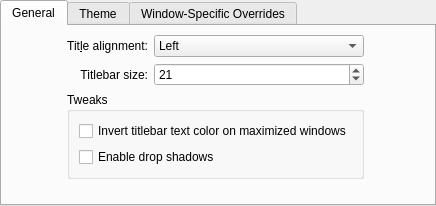
<?xml version="1.0" encoding="UTF-8"?>
<ui version="4.0">
 <class>SMODConfigurationUI</class>
 <widget class="QWidget" name="SMODConfigurationUI">
  <property name="geometry">
   <rect>
    <x>0</x>
    <y>0</y>
    <width>436</width>
    <height>206</height>
   </rect>
  </property>
  <layout class="QVBoxLayout" name="verticalLayout">
   <property name="leftMargin">
    <number>0</number>
   </property>
   <property name="topMargin">
    <number>0</number>
   </property>
   <property name="rightMargin">
    <number>0</number>
   </property>
   <property name="bottomMargin">
    <number>0</number>
   </property>
   <item>
    <widget class="QTabWidget" name="tabWidget">
     <property name="currentIndex">
      <number>0</number>
     </property>
     <widget class="QWidget" name="tab">
      <attribute name="title">
       <string>General</string>
      </attribute>
      <layout class="QGridLayout" name="gridLayout_4">
       <item row="7" column="1" colspan="3">
        <layout class="QHBoxLayout" name="horizontalLayout">
         <item>
          <widget class="QWidget" name="hideWidget" native="true">
           <property name="minimumSize">
            <size>
             <width>20</width>
             <height>0</height>
            </size>
           </property>
          </widget>
         </item>
        </layout>
       </item>
       <item row="0" column="3">
        <spacer name="horizontalSpacer">
         <property name="orientation">
          <enum>Qt::Orientation::Horizontal</enum>
         </property>
         <property name="sizeHint" stdset="0">
          <size>
           <width>40</width>
           <height>20</height>
          </size>
         </property>
        </spacer>
       </item>
       <item row="2" column="1">
        <widget class="QLabel" name="label_7">
         <property name="sizePolicy">
          <sizepolicy hsizetype="Preferred" vsizetype="Preferred">
           <horstretch>0</horstretch>
           <verstretch>0</verstretch>
          </sizepolicy>
         </property>
         <property name="text">
          <string>Titlebar size:</string>
         </property>
         <property name="alignment">
          <set>Qt::AlignmentFlag::AlignRight|Qt::AlignmentFlag::AlignTrailing|Qt::AlignmentFlag::AlignVCenter</set>
         </property>
        </widget>
       </item>
       <item row="3" column="1" colspan="2">
        <widget class="QGroupBox" name="groupBox">
         <property name="title">
          <string>Tweaks</string>
         </property>
         <layout class="QVBoxLayout" name="verticalLayout_2">
          <item>
           <widget class="QCheckBox" name="invertTextColor">
            <property name="text">
             <string>Invert titlebar text color on maximized windows</string>
            </property>
           </widget>
          </item>
          <item>
           <widget class="QCheckBox" name="enableShadow">
            <property name="text">
             <string>Enable drop shadows</string>
            </property>
           </widget>
          </item>
         </layout>
        </widget>
       </item>
       <item row="2" column="2">
        <widget class="QSpinBox" name="titlebarSize">
         <property name="minimum">
          <number>17</number>
         </property>
         <property name="maximum">
          <number>100</number>
         </property>
         <property name="value">
          <number>21</number>
         </property>
        </widget>
       </item>
       <item row="4" column="1">
        <spacer name="verticalSpacer">
         <property name="orientation">
          <enum>Qt::Orientation::Vertical</enum>
         </property>
         <property name="sizeHint" stdset="0">
          <size>
           <width>20</width>
           <height>40</height>
          </size>
         </property>
        </spacer>
       </item>
       <item row="0" column="1">
        <widget class="QLabel" name="label_3">
         <property name="sizePolicy">
          <sizepolicy hsizetype="Preferred" vsizetype="Preferred">
           <horstretch>0</horstretch>
           <verstretch>0</verstretch>
          </sizepolicy>
         </property>
         <property name="text">
          <string>Tit&amp;le alignment:</string>
         </property>
         <property name="alignment">
          <set>Qt::AlignmentFlag::AlignRight|Qt::AlignmentFlag::AlignTrailing|Qt::AlignmentFlag::AlignVCenter</set>
         </property>
         <property name="buddy">
          <cstring>titleAlignment</cstring>
         </property>
        </widget>
       </item>
       <item row="0" column="2">
        <widget class="QComboBox" name="titleAlignment">
         <property name="sizePolicy">
          <sizepolicy hsizetype="Expanding" vsizetype="Fixed">
           <horstretch>0</horstretch>
           <verstretch>0</verstretch>
          </sizepolicy>
         </property>
         <item>
          <property name="text">
           <string>Left</string>
          </property>
         </item>
         <item>
          <property name="text">
           <string>Center</string>
          </property>
         </item>
         <item>
          <property name="text">
           <string>Right</string>
          </property>
         </item>
         <item>
          <property name="text">
           <string>Center (Full Width)</string>
          </property>
         </item>
        </widget>
       </item>
       <item row="0" column="0">
        <spacer name="horizontalSpacer_2">
         <property name="orientation">
          <enum>Qt::Orientation::Horizontal</enum>
         </property>
         <property name="sizeHint" stdset="0">
          <size>
           <width>40</width>
           <height>20</height>
          </size>
         </property>
        </spacer>
       </item>
      </layout>
     </widget>
     <widget class="QWidget" name="tab_2">
      <attribute name="title">
       <string>Theme</string>
      </attribute>
      <layout class="QGridLayout" name="gridLayout">
       <item row="0" column="0">
        <widget class="QListView" name="themeList"/>
       </item>
      </layout>
     </widget>
     <widget class="QWidget" name="tab_3">
      <attribute name="title">
       <string>Window-Specific Overrides</string>
      </attribute>
      <layout class="QVBoxLayout" name="verticalLayout_3">
       <item>
        <widget class="SMOD::ExceptionListWidget" name="exceptions" native="true">
         <property name="sizePolicy">
          <sizepolicy hsizetype="Preferred" vsizetype="Expanding">
           <horstretch>0</horstretch>
           <verstretch>0</verstretch>
          </sizepolicy>
         </property>
        </widget>
       </item>
      </layout>
     </widget>
    </widget>
   </item>
  </layout>
 </widget>
 <customwidgets>
  <customwidget>
   <class>SMOD::ExceptionListWidget</class>
   <extends>QWidget</extends>
   <header>config/smodexceptionlistwidget.h</header>
   <container>1</container>
  </customwidget>
 </customwidgets>
 <tabstops>
  <tabstop>tabWidget</tabstop>
  <tabstop>titleAlignment</tabstop>
 </tabstops>
 <resources/>
 <connections/>
</ui>
